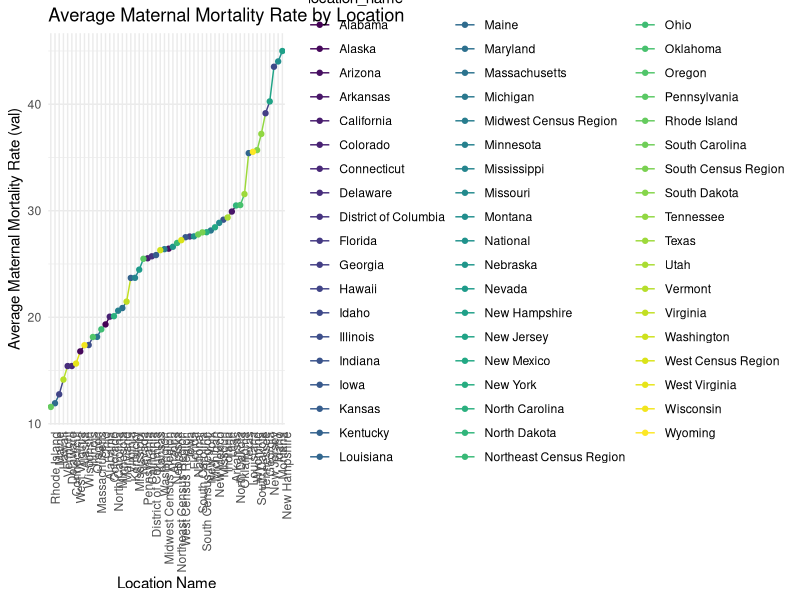
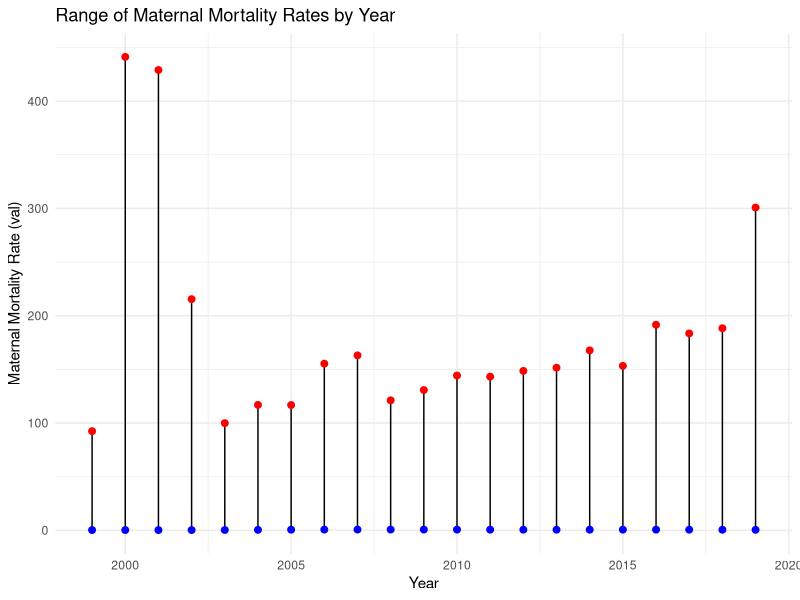

Recreate these plots in R, in order.
## ---- chunk 1
library(dplyr)
library(ggplot2)
suppressPackageStartupMessages(library(tidyverse))
data <- read.csv("dataset/mmr_clean.csv")
## ---- chunk 2
avg_val_by_location <- data %>%
  group_by(location_name) %>%
  summarise(average_val = mean(val, na.rm = TRUE))
## ---- chunk 3
ggplot(avg_val_by_location, aes(x = reorder(location_name, average_val), y = average_val, group = 1)) +
  geom_line(aes(color = location_name)) +
  geom_point(aes(color = location_name)) +
  theme_minimal() +
  theme(axis.text.x = element_text(angle = 90, hjust = 1)) +
  labs(x = "Location Name", y = "Average Maternal Mortality Rate (val)", title = "Average Maternal Mortality Rate by Location") +
  scale_color_viridis_d()

## ---- chunk 4
yearly_range <- data %>%
  group_by(year_id) %>%
  summarise(min_val = min(val, na.rm = TRUE), max_val = max(val, na.rm = TRUE))
## ---- chunk 5
ggplot(yearly_range, aes(x = year_id)) +
  geom_errorbar(aes(ymin = min_val, ymax = max_val), width = 0.2) +
  theme_minimal() +
  labs(x = "Year", y = "Maternal Mortality Rate (val)", title = "Range of Maternal Mortality Rates by Year") +
  geom_point(aes(y = min_val), color = "blue", size = 2) +
  geom_point(aes(y = max_val), color = "red", size = 2)
